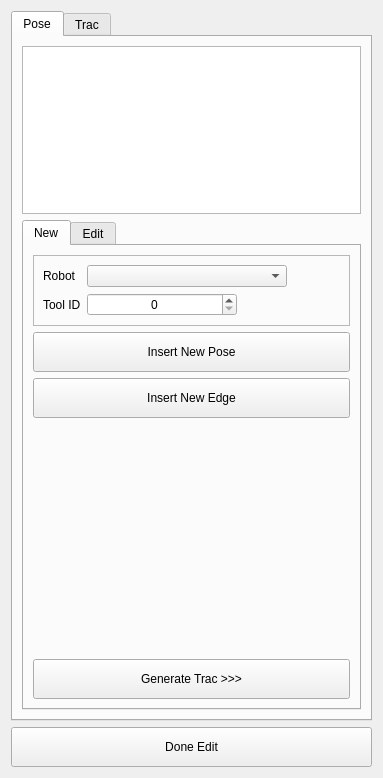
<?xml version="1.0" encoding="UTF-8"?>
<ui version="4.0">
 <class>TaskBox_TaskEditor</class>
 <widget class="QWidget" name="TaskBox_TaskEditor">
  <property name="geometry">
   <rect>
    <x>0</x>
    <y>0</y>
    <width>379</width>
    <height>778</height>
   </rect>
  </property>
  <property name="maximumSize">
   <size>
    <width>380</width>
    <height>16777215</height>
   </size>
  </property>
  <property name="windowTitle">
   <string>Form</string>
  </property>
  <layout class="QVBoxLayout" name="verticalLayout">
   <item>
    <widget class="QTabWidget" name="tabWidget">
     <property name="currentIndex">
      <number>0</number>
     </property>
     <widget class="QWidget" name="Point">
      <attribute name="title">
       <string>Pose</string>
      </attribute>
      <layout class="QVBoxLayout" name="verticalLayout_2">
       <item>
        <widget class="QListView" name="listView_waypointList">
         <property name="minimumSize">
          <size>
           <width>0</width>
           <height>150</height>
          </size>
         </property>
        </widget>
       </item>
       <item>
        <widget class="QTabWidget" name="tabWidget_2">
         <property name="currentIndex">
          <number>0</number>
         </property>
         <widget class="QWidget" name="tab_4">
          <attribute name="title">
           <string>New</string>
          </attribute>
          <layout class="QVBoxLayout" name="verticalLayout_4">
           <item>
            <widget class="QFrame" name="frame_4">
             <property name="maximumSize">
              <size>
               <width>16777215</width>
               <height>100</height>
              </size>
             </property>
             <property name="frameShape">
              <enum>QFrame::StyledPanel</enum>
             </property>
             <property name="frameShadow">
              <enum>QFrame::Raised</enum>
             </property>
             <layout class="QFormLayout" name="formLayout">
              <item row="0" column="0">
               <widget class="QLabel" name="label_2">
                <property name="text">
                 <string>Robot</string>
                </property>
               </widget>
              </item>
              <item row="2" column="0">
               <widget class="QLabel" name="label">
                <property name="text">
                 <string>Tool ID</string>
                </property>
               </widget>
              </item>
              <item row="0" column="1">
               <widget class="QComboBox" name="comboBox_RobotList">
                <property name="maximumSize">
                 <size>
                  <width>200</width>
                  <height>16777215</height>
                 </size>
                </property>
               </widget>
              </item>
              <item row="2" column="1">
               <widget class="QSpinBox" name="spinBox_currentToolID">
                <property name="maximumSize">
                 <size>
                  <width>150</width>
                  <height>16777215</height>
                 </size>
                </property>
                <property name="alignment">
                 <set>Qt::AlignCenter</set>
                </property>
               </widget>
              </item>
             </layout>
            </widget>
           </item>
           <item>
            <widget class="QPushButton" name="pushButton_InsertNewPoint">
             <property name="minimumSize">
              <size>
               <width>0</width>
               <height>40</height>
              </size>
             </property>
             <property name="text">
              <string>Insert New Pose</string>
             </property>
            </widget>
           </item>
           <item>
            <widget class="QPushButton" name="pushButton_InsertNewEdge">
             <property name="minimumSize">
              <size>
               <width>0</width>
               <height>40</height>
              </size>
             </property>
             <property name="text">
              <string>Insert New Edge</string>
             </property>
            </widget>
           </item>
           <item>
            <spacer name="verticalSpacer">
             <property name="orientation">
              <enum>Qt::Vertical</enum>
             </property>
             <property name="sizeHint" stdset="0">
              <size>
               <width>20</width>
               <height>40</height>
              </size>
             </property>
            </spacer>
           </item>
           <item>
            <widget class="QPushButton" name="pushButton_GenerateTrac">
             <property name="minimumSize">
              <size>
               <width>0</width>
               <height>40</height>
              </size>
             </property>
             <property name="text">
              <string>Generate Trac &gt;&gt;&gt;</string>
             </property>
            </widget>
           </item>
          </layout>
         </widget>
         <widget class="QWidget" name="tab_3">
          <attribute name="title">
           <string>Edit</string>
          </attribute>
          <layout class="QVBoxLayout" name="verticalLayout_3">
           <item>
            <widget class="QFrame" name="frame">
             <property name="frameShape">
              <enum>QFrame::StyledPanel</enum>
             </property>
             <property name="frameShadow">
              <enum>QFrame::Raised</enum>
             </property>
             <layout class="QHBoxLayout" name="horizontalLayout_2">
              <item>
               <widget class="QSlider" name="horizontalSlider_pointSelector">
                <property name="orientation">
                 <enum>Qt::Horizontal</enum>
                </property>
               </widget>
              </item>
              <item>
               <widget class="QLabel" name="label_PntID">
                <property name="minimumSize">
                 <size>
                  <width>20</width>
                  <height>0</height>
                 </size>
                </property>
                <property name="text">
                 <string>0</string>
                </property>
                <property name="alignment">
                 <set>Qt::AlignCenter</set>
                </property>
               </widget>
              </item>
             </layout>
            </widget>
           </item>
           <item>
            <widget class="QTabWidget" name="tabWidget_3">
             <property name="currentIndex">
              <number>1</number>
             </property>
             <widget class="QWidget" name="tab">
              <attribute name="title">
               <string>Point</string>
              </attribute>
              <layout class="QVBoxLayout" name="verticalLayout_6">
               <item>
                <widget class="QFrame" name="frame_3">
                 <property name="maximumSize">
                  <size>
                   <width>16777215</width>
                   <height>60</height>
                  </size>
                 </property>
                 <property name="frameShape">
                  <enum>QFrame::StyledPanel</enum>
                 </property>
                 <property name="frameShadow">
                  <enum>QFrame::Raised</enum>
                 </property>
                 <layout class="QHBoxLayout" name="horizontalLayout" stretch="1,3,2">
                  <item>
                   <widget class="QLabel" name="label_3">
                    <property name="text">
                     <string>Tool ID</string>
                    </property>
                   </widget>
                  </item>
                  <item>
                   <widget class="QSpinBox" name="spinBox_pointToolID">
                    <property name="maximumSize">
                     <size>
                      <width>100</width>
                      <height>16777215</height>
                     </size>
                    </property>
                   </widget>
                  </item>
                  <item>
                   <widget class="QPushButton" name="pushButton_updatePointToolID">
                    <property name="text">
                     <string>Set</string>
                    </property>
                   </widget>
                  </item>
                 </layout>
                </widget>
               </item>
               <item>
                <widget class="QFrame" name="frame_2">
                 <property name="minimumSize">
                  <size>
                   <width>295</width>
                   <height>0</height>
                  </size>
                 </property>
                 <property name="maximumSize">
                  <size>
                   <width>16777215</width>
                   <height>135</height>
                  </size>
                 </property>
                 <property name="frameShape">
                  <enum>QFrame::StyledPanel</enum>
                 </property>
                 <property name="frameShadow">
                  <enum>QFrame::Raised</enum>
                 </property>
                 <layout class="QGridLayout" name="gridLayout_3">
                  <item row="0" column="1">
                   <widget class="QDoubleSpinBox" name="doubleSpinBox_tx">
                    <property name="minimumSize">
                     <size>
                      <width>80</width>
                      <height>0</height>
                     </size>
                    </property>
                    <property name="maximumSize">
                     <size>
                      <width>80</width>
                      <height>16777215</height>
                     </size>
                    </property>
                    <property name="decimals">
                     <number>1</number>
                    </property>
                    <property name="minimum">
                     <double>-3000.000000000000000</double>
                    </property>
                    <property name="maximum">
                     <double>3000.000000000000000</double>
                    </property>
                   </widget>
                  </item>
                  <item row="0" column="3">
                   <widget class="QDoubleSpinBox" name="doubleSpinBox_rz">
                    <property name="minimumSize">
                     <size>
                      <width>80</width>
                      <height>0</height>
                     </size>
                    </property>
                    <property name="maximumSize">
                     <size>
                      <width>80</width>
                      <height>16777215</height>
                     </size>
                    </property>
                    <property name="decimals">
                     <number>1</number>
                    </property>
                    <property name="minimum">
                     <double>-360.000000000000000</double>
                    </property>
                    <property name="maximum">
                     <double>360.000000000000000</double>
                    </property>
                   </widget>
                  </item>
                  <item row="2" column="3">
                   <widget class="QDoubleSpinBox" name="doubleSpinBox_rx">
                    <property name="minimumSize">
                     <size>
                      <width>80</width>
                      <height>0</height>
                     </size>
                    </property>
                    <property name="maximumSize">
                     <size>
                      <width>80</width>
                      <height>16777215</height>
                     </size>
                    </property>
                    <property name="decimals">
                     <number>1</number>
                    </property>
                    <property name="minimum">
                     <double>-360.000000000000000</double>
                    </property>
                    <property name="maximum">
                     <double>360.000000000000000</double>
                    </property>
                   </widget>
                  </item>
                  <item row="0" column="0">
                   <widget class="QLabel" name="label_4">
                    <property name="text">
                     <string>Tx</string>
                    </property>
                   </widget>
                  </item>
                  <item row="1" column="3">
                   <widget class="QDoubleSpinBox" name="doubleSpinBox_ry">
                    <property name="minimumSize">
                     <size>
                      <width>80</width>
                      <height>0</height>
                     </size>
                    </property>
                    <property name="maximumSize">
                     <size>
                      <width>80</width>
                      <height>16777215</height>
                     </size>
                    </property>
                    <property name="decimals">
                     <number>1</number>
                    </property>
                    <property name="minimum">
                     <double>-360.000000000000000</double>
                    </property>
                    <property name="maximum">
                     <double>360.000000000000000</double>
                    </property>
                   </widget>
                  </item>
                  <item row="1" column="0">
                   <widget class="QLabel" name="label_7">
                    <property name="text">
                     <string>Ty</string>
                    </property>
                   </widget>
                  </item>
                  <item row="2" column="1">
                   <widget class="QDoubleSpinBox" name="doubleSpinBox_tz">
                    <property name="minimumSize">
                     <size>
                      <width>80</width>
                      <height>0</height>
                     </size>
                    </property>
                    <property name="maximumSize">
                     <size>
                      <width>80</width>
                      <height>16777215</height>
                     </size>
                    </property>
                    <property name="decimals">
                     <number>1</number>
                    </property>
                    <property name="minimum">
                     <double>-3000.000000000000000</double>
                    </property>
                    <property name="maximum">
                     <double>3000.000000000000000</double>
                    </property>
                   </widget>
                  </item>
                  <item row="1" column="2">
                   <widget class="QLabel" name="label_9">
                    <property name="text">
                     <string>mm Ry</string>
                    </property>
                   </widget>
                  </item>
                  <item row="0" column="2">
                   <widget class="QLabel" name="label_6">
                    <property name="text">
                     <string>mm Rz</string>
                    </property>
                   </widget>
                  </item>
                  <item row="2" column="2">
                   <widget class="QLabel" name="label_10">
                    <property name="text">
                     <string>mm Rx</string>
                    </property>
                   </widget>
                  </item>
                  <item row="2" column="0">
                   <widget class="QLabel" name="label_8">
                    <property name="text">
                     <string>Tz</string>
                    </property>
                   </widget>
                  </item>
                  <item row="1" column="1">
                   <widget class="QDoubleSpinBox" name="doubleSpinBox_ty">
                    <property name="minimumSize">
                     <size>
                      <width>80</width>
                      <height>0</height>
                     </size>
                    </property>
                    <property name="maximumSize">
                     <size>
                      <width>80</width>
                      <height>16777215</height>
                     </size>
                    </property>
                    <property name="decimals">
                     <number>1</number>
                    </property>
                    <property name="minimum">
                     <double>-3000.000000000000000</double>
                    </property>
                    <property name="maximum">
                     <double>3000.000000000000000</double>
                    </property>
                   </widget>
                  </item>
                  <item row="0" column="4">
                   <widget class="QLabel" name="label_11">
                    <property name="text">
                     <string>deg</string>
                    </property>
                   </widget>
                  </item>
                  <item row="1" column="4">
                   <widget class="QLabel" name="label_12">
                    <property name="text">
                     <string>deg</string>
                    </property>
                   </widget>
                  </item>
                  <item row="2" column="4">
                   <widget class="QLabel" name="label_13">
                    <property name="text">
                     <string>deg</string>
                    </property>
                   </widget>
                  </item>
                 </layout>
                </widget>
               </item>
               <item>
                <spacer name="verticalSpacer_2">
                 <property name="orientation">
                  <enum>Qt::Vertical</enum>
                 </property>
                 <property name="sizeHint" stdset="0">
                  <size>
                   <width>20</width>
                   <height>40</height>
                  </size>
                 </property>
                </spacer>
               </item>
               <item>
                <widget class="QPushButton" name="pushButton_deleteSelectedPoint">
                 <property name="minimumSize">
                  <size>
                   <width>0</width>
                   <height>30</height>
                  </size>
                 </property>
                 <property name="maximumSize">
                  <size>
                   <width>16777215</width>
                   <height>16777215</height>
                  </size>
                 </property>
                 <property name="text">
                  <string>Delete</string>
                 </property>
                </widget>
               </item>
              </layout>
             </widget>
             <widget class="QWidget" name="tab_5">
              <attribute name="title">
               <string>Edge</string>
              </attribute>
              <layout class="QVBoxLayout" name="verticalLayout_7">
               <item>
                <widget class="QFrame" name="frame_6">
                 <property name="frameShape">
                  <enum>QFrame::StyledPanel</enum>
                 </property>
                 <property name="frameShadow">
                  <enum>QFrame::Raised</enum>
                 </property>
                 <layout class="QHBoxLayout" name="horizontalLayout_4">
                  <item>
                   <widget class="QLabel" name="label_5">
                    <property name="text">
                     <string>Stp Len</string>
                    </property>
                   </widget>
                  </item>
                  <item>
                   <widget class="QDoubleSpinBox" name="doubleSpinBox_stpLen">
                    <property name="decimals">
                     <number>1</number>
                    </property>
                    <property name="minimum">
                     <double>1.000000000000000</double>
                    </property>
                    <property name="singleStep">
                     <double>0.500000000000000</double>
                    </property>
                   </widget>
                  </item>
                  <item>
                   <widget class="QLabel" name="label_25">
                    <property name="text">
                     <string>mm</string>
                    </property>
                   </widget>
                  </item>
                  <item>
                   <widget class="QPushButton" name="pushButton_reGenerate">
                    <property name="text">
                     <string>Re-Gen</string>
                    </property>
                   </widget>
                  </item>
                 </layout>
                </widget>
               </item>
               <item>
                <widget class="QFrame" name="frame_5">
                 <property name="frameShape">
                  <enum>QFrame::StyledPanel</enum>
                 </property>
                 <property name="frameShadow">
                  <enum>QFrame::Raised</enum>
                 </property>
                 <layout class="QHBoxLayout" name="horizontalLayout_3">
                  <item>
                   <widget class="QPushButton" name="pushButton_cutRest">
                    <property name="text">
                     <string>1st--| Cut</string>
                    </property>
                   </widget>
                  </item>
                  <item>
                   <widget class="QPushButton" name="pushButton_cutHead">
                    <property name="text">
                     <string>Cut|--End</string>
                    </property>
                   </widget>
                  </item>
                 </layout>
                </widget>
               </item>
               <item>
                <widget class="QLabel" name="label_EdgePnt_Info">
                 <property name="text">
                  <string>Pose: [231.9, 20.6, 1143.6, 135.2, 0.0, 120.8]</string>
                 </property>
                </widget>
               </item>
               <item>
                <widget class="QTabWidget" name="tabWidget_4">
                 <property name="minimumSize">
                  <size>
                   <width>0</width>
                   <height>200</height>
                  </size>
                 </property>
                 <property name="currentIndex">
                  <number>1</number>
                 </property>
                 <widget class="QWidget" name="tab_6">
                  <attribute name="title">
                   <string>Offset</string>
                  </attribute>
                  <layout class="QGridLayout" name="gridLayout">
                   <item row="1" column="0">
                    <widget class="QDoubleSpinBox" name="doubleSpinBox_OffsetZ">
                     <property name="maximumSize">
                      <size>
                       <width>75</width>
                       <height>16777215</height>
                      </size>
                     </property>
                     <property name="alignment">
                      <set>Qt::AlignLeading|Qt::AlignLeft|Qt::AlignVCenter</set>
                     </property>
                     <property name="decimals">
                      <number>1</number>
                     </property>
                     <property name="minimum">
                      <double>-500.000000000000000</double>
                     </property>
                     <property name="maximum">
                      <double>500.000000000000000</double>
                     </property>
                    </widget>
                   </item>
                   <item row="1" column="1">
                    <widget class="QDoubleSpinBox" name="doubleSpinBox_2">
                     <property name="enabled">
                      <bool>false</bool>
                     </property>
                     <property name="maximumSize">
                      <size>
                       <width>75</width>
                       <height>16777215</height>
                      </size>
                     </property>
                     <property name="alignment">
                      <set>Qt::AlignLeading|Qt::AlignLeft|Qt::AlignVCenter</set>
                     </property>
                     <property name="decimals">
                      <number>1</number>
                     </property>
                     <property name="minimum">
                      <double>-500.000000000000000</double>
                     </property>
                     <property name="maximum">
                      <double>500.000000000000000</double>
                     </property>
                    </widget>
                   </item>
                   <item row="1" column="2">
                    <widget class="QDoubleSpinBox" name="doubleSpinBox_3">
                     <property name="enabled">
                      <bool>false</bool>
                     </property>
                     <property name="maximumSize">
                      <size>
                       <width>75</width>
                       <height>16777215</height>
                      </size>
                     </property>
                     <property name="alignment">
                      <set>Qt::AlignLeading|Qt::AlignLeft|Qt::AlignVCenter</set>
                     </property>
                     <property name="decimals">
                      <number>1</number>
                     </property>
                     <property name="minimum">
                      <double>-500.000000000000000</double>
                     </property>
                     <property name="maximum">
                      <double>500.000000000000000</double>
                     </property>
                    </widget>
                   </item>
                   <item row="0" column="0">
                    <widget class="QLabel" name="label_14">
                     <property name="maximumSize">
                      <size>
                       <width>16777215</width>
                       <height>20</height>
                      </size>
                     </property>
                     <property name="text">
                      <string>Verti-P</string>
                     </property>
                    </widget>
                   </item>
                   <item row="0" column="1">
                    <widget class="QLabel" name="label_15">
                     <property name="maximumSize">
                      <size>
                       <width>16777215</width>
                       <height>20</height>
                      </size>
                     </property>
                     <property name="text">
                      <string>Off-W</string>
                     </property>
                    </widget>
                   </item>
                   <item row="0" column="2">
                    <widget class="QLabel" name="label_16">
                     <property name="maximumSize">
                      <size>
                       <width>16777215</width>
                       <height>20</height>
                      </size>
                     </property>
                     <property name="text">
                      <string>Off-B</string>
                     </property>
                    </widget>
                   </item>
                   <item row="3" column="0">
                    <widget class="QLabel" name="label_17">
                     <property name="maximumSize">
                      <size>
                       <width>16777215</width>
                       <height>20</height>
                      </size>
                     </property>
                     <property name="text">
                      <string>Verti-A</string>
                     </property>
                    </widget>
                   </item>
                   <item row="4" column="0">
                    <widget class="QDoubleSpinBox" name="doubleSpinBox_4">
                     <property name="enabled">
                      <bool>false</bool>
                     </property>
                     <property name="maximumSize">
                      <size>
                       <width>75</width>
                       <height>16777215</height>
                      </size>
                     </property>
                     <property name="alignment">
                      <set>Qt::AlignLeading|Qt::AlignLeft|Qt::AlignVCenter</set>
                     </property>
                     <property name="decimals">
                      <number>1</number>
                     </property>
                     <property name="minimum">
                      <double>-500.000000000000000</double>
                     </property>
                     <property name="maximum">
                      <double>500.000000000000000</double>
                     </property>
                    </widget>
                   </item>
                   <item row="3" column="1">
                    <widget class="QLabel" name="label_19">
                     <property name="maximumSize">
                      <size>
                       <width>16777215</width>
                       <height>20</height>
                      </size>
                     </property>
                     <property name="text">
                      <string>Off-W-90</string>
                     </property>
                    </widget>
                   </item>
                   <item row="4" column="1">
                    <widget class="QDoubleSpinBox" name="doubleSpinBox">
                     <property name="enabled">
                      <bool>false</bool>
                     </property>
                     <property name="maximumSize">
                      <size>
                       <width>75</width>
                       <height>16777215</height>
                      </size>
                     </property>
                     <property name="alignment">
                      <set>Qt::AlignLeading|Qt::AlignLeft|Qt::AlignVCenter</set>
                     </property>
                     <property name="decimals">
                      <number>1</number>
                     </property>
                     <property name="minimum">
                      <double>-500.000000000000000</double>
                     </property>
                     <property name="maximum">
                      <double>500.000000000000000</double>
                     </property>
                    </widget>
                   </item>
                   <item row="3" column="2">
                    <widget class="QLabel" name="label_18">
                     <property name="maximumSize">
                      <size>
                       <width>16777215</width>
                       <height>20</height>
                      </size>
                     </property>
                     <property name="text">
                      <string>Off-B-90</string>
                     </property>
                    </widget>
                   </item>
                   <item row="4" column="2">
                    <widget class="QDoubleSpinBox" name="doubleSpinBox_6">
                     <property name="enabled">
                      <bool>false</bool>
                     </property>
                     <property name="maximumSize">
                      <size>
                       <width>75</width>
                       <height>16777215</height>
                      </size>
                     </property>
                     <property name="alignment">
                      <set>Qt::AlignLeading|Qt::AlignLeft|Qt::AlignVCenter</set>
                     </property>
                     <property name="decimals">
                      <number>1</number>
                     </property>
                     <property name="minimum">
                      <double>-500.000000000000000</double>
                     </property>
                     <property name="maximum">
                      <double>500.000000000000000</double>
                     </property>
                    </widget>
                   </item>
                  </layout>
                 </widget>
                 <widget class="QWidget" name="tab_7">
                  <attribute name="title">
                   <string>Rotation</string>
                  </attribute>
                  <layout class="QGridLayout" name="gridLayout_2">
                   <item row="0" column="1">
                    <widget class="QLabel" name="label_20">
                     <property name="maximumSize">
                      <size>
                       <width>16777215</width>
                       <height>20</height>
                      </size>
                     </property>
                     <property name="text">
                      <string>Yaw</string>
                     </property>
                     <property name="alignment">
                      <set>Qt::AlignCenter</set>
                     </property>
                    </widget>
                   </item>
                   <item row="0" column="2">
                    <widget class="QLabel" name="label_24">
                     <property name="maximumSize">
                      <size>
                       <width>16777215</width>
                       <height>20</height>
                      </size>
                     </property>
                     <property name="text">
                      <string>Rot-E</string>
                     </property>
                     <property name="alignment">
                      <set>Qt::AlignCenter</set>
                     </property>
                    </widget>
                   </item>
                   <item row="2" column="0">
                    <widget class="QDoubleSpinBox" name="doubleSpinBox_10">
                     <property name="enabled">
                      <bool>false</bool>
                     </property>
                     <property name="maximumSize">
                      <size>
                       <width>75</width>
                       <height>16777215</height>
                      </size>
                     </property>
                     <property name="alignment">
                      <set>Qt::AlignCenter</set>
                     </property>
                     <property name="decimals">
                      <number>1</number>
                     </property>
                     <property name="minimum">
                      <double>-180.000000000000000</double>
                     </property>
                     <property name="maximum">
                      <double>180.000000000000000</double>
                     </property>
                    </widget>
                   </item>
                   <item row="2" column="1">
                    <widget class="QDoubleSpinBox" name="doubleSpinBox_EdgeYaw">
                     <property name="maximumSize">
                      <size>
                       <width>75</width>
                       <height>16777215</height>
                      </size>
                     </property>
                     <property name="alignment">
                      <set>Qt::AlignCenter</set>
                     </property>
                     <property name="decimals">
                      <number>1</number>
                     </property>
                     <property name="minimum">
                      <double>-180.000000000000000</double>
                     </property>
                     <property name="maximum">
                      <double>180.000000000000000</double>
                     </property>
                    </widget>
                   </item>
                   <item row="2" column="2">
                    <widget class="QDoubleSpinBox" name="doubleSpinBox_11">
                     <property name="enabled">
                      <bool>false</bool>
                     </property>
                     <property name="maximumSize">
                      <size>
                       <width>75</width>
                       <height>16777215</height>
                      </size>
                     </property>
                     <property name="alignment">
                      <set>Qt::AlignCenter</set>
                     </property>
                     <property name="decimals">
                      <number>1</number>
                     </property>
                     <property name="minimum">
                      <double>-180.000000000000000</double>
                     </property>
                     <property name="maximum">
                      <double>180.000000000000000</double>
                     </property>
                    </widget>
                   </item>
                   <item row="3" column="0">
                    <widget class="QLabel" name="label_21">
                     <property name="maximumSize">
                      <size>
                       <width>16777215</width>
                       <height>20</height>
                      </size>
                     </property>
                     <property name="text">
                      <string>Roll</string>
                     </property>
                     <property name="alignment">
                      <set>Qt::AlignCenter</set>
                     </property>
                    </widget>
                   </item>
                   <item row="3" column="2">
                    <widget class="QLabel" name="label_22">
                     <property name="maximumSize">
                      <size>
                       <width>16777215</width>
                       <height>20</height>
                      </size>
                     </property>
                     <property name="text">
                      <string>Pitch</string>
                     </property>
                     <property name="alignment">
                      <set>Qt::AlignCenter</set>
                     </property>
                    </widget>
                   </item>
                   <item row="4" column="0">
                    <widget class="QDoubleSpinBox" name="doubleSpinBox_EdgeRoll">
                     <property name="maximumSize">
                      <size>
                       <width>75</width>
                       <height>16777215</height>
                      </size>
                     </property>
                     <property name="alignment">
                      <set>Qt::AlignCenter</set>
                     </property>
                     <property name="decimals">
                      <number>1</number>
                     </property>
                     <property name="minimum">
                      <double>-180.000000000000000</double>
                     </property>
                     <property name="maximum">
                      <double>180.000000000000000</double>
                     </property>
                    </widget>
                   </item>
                   <item row="4" column="2">
                    <widget class="QDoubleSpinBox" name="doubleSpinBox_EdgePitch">
                     <property name="maximumSize">
                      <size>
                       <width>75</width>
                       <height>16777215</height>
                      </size>
                     </property>
                     <property name="alignment">
                      <set>Qt::AlignCenter</set>
                     </property>
                     <property name="decimals">
                      <number>1</number>
                     </property>
                     <property name="minimum">
                      <double>-180.000000000000000</double>
                     </property>
                     <property name="maximum">
                      <double>180.000000000000000</double>
                     </property>
                    </widget>
                   </item>
                   <item row="0" column="0">
                    <widget class="QLabel" name="label_23">
                     <property name="maximumSize">
                      <size>
                       <width>16777215</width>
                       <height>20</height>
                      </size>
                     </property>
                     <property name="text">
                      <string>Rot-S</string>
                     </property>
                     <property name="alignment">
                      <set>Qt::AlignCenter</set>
                     </property>
                    </widget>
                   </item>
                  </layout>
                 </widget>
                </widget>
               </item>
               <item>
                <widget class="QPushButton" name="pushButton_setAdjustment">
                 <property name="minimumSize">
                  <size>
                   <width>0</width>
                   <height>30</height>
                  </size>
                 </property>
                 <property name="text">
                  <string>Apply Adjustment</string>
                 </property>
                </widget>
               </item>
              </layout>
              <zorder>tabWidget_4</zorder>
              <zorder>label_EdgePnt_Info</zorder>
              <zorder>pushButton_setAdjustment</zorder>
              <zorder>frame_5</zorder>
              <zorder>frame_6</zorder>
             </widget>
             <widget class="QWidget" name="tab_8">
              <attribute name="title">
               <string>Spline</string>
              </attribute>
             </widget>
            </widget>
           </item>
          </layout>
         </widget>
        </widget>
       </item>
      </layout>
     </widget>
     <widget class="QWidget" name="tab_2">
      <attribute name="title">
       <string>Trac</string>
      </attribute>
     </widget>
    </widget>
   </item>
   <item>
    <widget class="QPushButton" name="pushButton_doneEdit">
     <property name="minimumSize">
      <size>
       <width>0</width>
       <height>40</height>
      </size>
     </property>
     <property name="maximumSize">
      <size>
       <width>16777215</width>
       <height>16777215</height>
      </size>
     </property>
     <property name="text">
      <string>Done Edit</string>
     </property>
    </widget>
   </item>
  </layout>
 </widget>
 <resources/>
 <connections/>
</ui>
